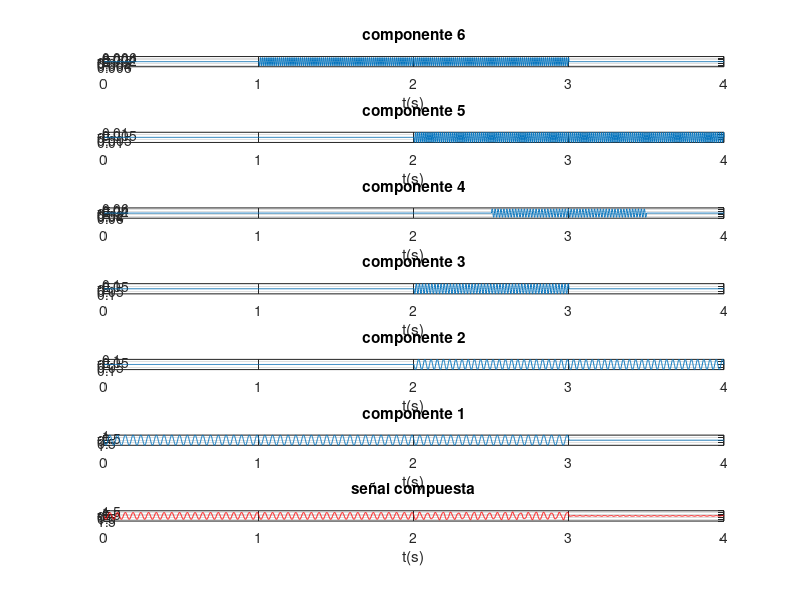
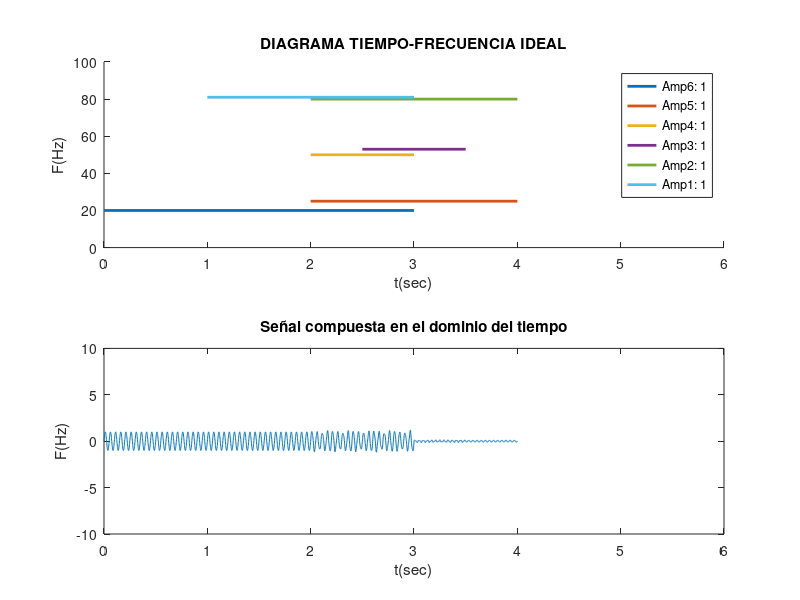

Recreate these plots in MATLAB, in order. (Note: this script raises an error after producing the figures.)
%% PRÁCTICA 13.3. Análisis tiempo‑frecuencia completo de una señal multicomponente

clc, close all, clear all
 
%% 1. Recepción de datos (frecuencia, amplitudes y duraciones) de todas las componentes:
% Los datos siguientes solo deben ser reemplazados según se desee introducir problemas de:
% - Resolución en frecuencia: tonos muy juntos
% - Detección: componentes muy pequeñas relativas a la mayor de 1.
 
% %1.1 Frecuencias de las componentes (ordenadas de menor a mayor):
%f1=20; f2=30; f3=50; f4=60; f5=80; f6=90;
f1=20; f2=25; f3=50; f4=53; f5=80; f6=81;
% % 1.2 Amplitudes:
%a1=1; a2=1; a3=1; a4=1; a5=1; a6=1;
a1= 1; a2= 0.1; a3= 0.1; a4= 0.05; a5= 0.01; a6=0.005;

 
% 1.3 Duraciones de las componentes:
t1=[0 3]; t2=[2 4]; t3=[2 3]; t4=[2.5 3.5]; t5=[2 4]; t6=[1 3];
%% 2. Generación de la señal compuesta (suma de todas las componentes):
Fs=10*f6; % Fs respecto de la f5 que es la más exigente 
Ts=1/Fs;
duracion = 4; % es el tiempo máximo que ocupan las componentes
t=0:Ts:duracion;
%% MÉTODO 2: aprovechando las ventajas de programación de Matlab,
% se realiza el método anterior pero ahora de manera compacta:
% Primeramente se generan cada una de las componentes en todo el intervalo (4 segundos):
comp1=a1*sin(2*pi*f1*t);
comp2=a2*sin(2*pi*f2*t);
comp3=a3*sin(2*pi*f3*t);
comp4=a4*sin(2*pi*f4*t);
comp5=a5*sin(2*pi*f5*t);
comp6=a6*sin(2*pi*f6*t);

% Se llena de ceros las componentes en los intervalos donde no existen pero se aprovecha
% las posibilidades de Matlab:
comp1=(t<=3).*(comp1);
comp2=((t>=2)&(t<=4)).*(comp2);
comp3=((t>2) & (t<=3)).*(comp3);
comp4=((t>=2.5)&(t<=3.5)).*(comp4);
comp5=((t>=2)&(t<=4)).*(comp5);
comp6=((t>=1)&(t<=3)).*(comp6);
 
% Presentación de las componentes en forma ascendentes tal como es el
% diagrama TF ideal:
figure
subplot(7,1,1);plot(t,comp6);title('componente 6'); xlabel('t(s)');grid on;
subplot(7,1,2);plot(t,comp5);title('componente 5'); xlabel('t(s)');grid on;
subplot(7,1,3);plot(t,comp4);title('componente 4'); xlabel('t(s)');grid on;
subplot(7,1,4);plot(t,comp3);title('componente 3'); xlabel('t(s)');grid on;
subplot(7,1,5);plot(t,comp2);title('componente 2'); xlabel('t(s)');grid on;
subplot(7,1,6);plot(t,comp1);title('componente 1'); xlabel('t(s)');grid on;

% Una vez generadas las componentes, las sumamos para obtener la señal compuesta:
yt1 = comp1+comp2+comp3+comp4+comp5+comp6;
subplot(7,1,7);plot(t,yt1,'r');title('señal compuesta'); xlabel('t(s)');grid on;
 
% Visualización del TF ideal en conjunto con la señal compuesta obtenida de
% manera que se vea la existencia de una o varias componentes según los intervalos  
figure
subplot(2,1,1);
hold on
plot (t1,[f1 f1],'linewidth',2)
plot (t2,[f2 f2],'linewidth',2)
plot (t3,[f3 f3],'linewidth',2)
plot (t4,[f4 f4],'linewidth',2)
plot (t5,[f5 f5],'linewidth',2)
plot (t6,[f6 f6],'linewidth',2)
title('DIAGRAMA TIEMPO-FRECUENCIA IDEAL')
xlabel('t(sec)')
ylabel('F(Hz)')
axis([0 6 0 100])
%legend('Amp6: 1','Amp5: 0.01','Amp4: 0.001','Amp3: 0.001','Amp2: 0.01','Amp1: 1')
legend('Amp6: 1','Amp5: 1','Amp4: 1','Amp3: 1','Amp2: 1','Amp1: 1')

subplot(2,1,2);
plot(t,yt1);
title('Señal compuesta en el dominio del tiempo');
xlabel('t(sec)');
ylabel('F(Hz)');
axis([0 6 -10 10]) % mismos limites horizontales que el TF ideal para observar correspondencias
xn = yt1;

%% 2. ANÁLISIS EN FRECUENCIA:
N=length(xn); % numero de muestras de la señal discretizada
FACTOR = 1024;
nFFT=2^(ceil(log2(N)))*FACTOR;
f=linspace(0,Fs,nFFT);
%% 2.1 Periodograma Modificado con BH4T:
window_2=blackmanharris(fix(length(xn)));
xn_enventanada_2 = window_2 .* xn';
PM2 = 20*log10(abs(fft(xn_enventanada_2,nFFT)));

%% 2.2 CORRELOGRAMA MODIFICADO
r1 =xcorr(xn); % CÁLCULO DE LA AUTOCORRELACIÓN
r1 = r1';
% Ventana:
ventana1=bartlett(2*N-1);
% Autocorrelación enventanada:
rw1 = r1.*ventana1;
% TOMAMOS SOLO LA PARTE POSITIVA DE LA AUTOCORRELACIÓN:
rw1=rw1(1:end); 
% APLICAMOS LA FFT A LA AUTOCORRELACIÓN ENVENTANADA:
N_r1=length(rw1);
nFFT_corr=2^(ceil(log2(N_r1)))*FACTOR;
Correlograma1 = abs(fft(rw1, nFFT_corr));
f_corr = linspace(0,Fs,nFFT_corr);

%% 2.3 METODO PARAMETRICO: AR
orden = 400;
[P_yulear,fb]=pyulear(xn,orden,nFFT,Fs);
figure
hold on
plot(f,PM2,'b');
plot(f_corr, 20*log10(Correlograma1),'r');
plot(fb, 20*log10(P_yulear),'k')
legend('PM-BH4T','Correlog. Bartlett','P. yulear orden 500')
title('Comparación de los mejores métodos de estimación espectral')
xlabel ('f(Hz)')
xlim([0 Fs/2]);% Xmin Xmax Ymin Ymax
grid minor

%% 3.1 ANÁLISIS EN T-F: el ESPECTROGRAMA
% Se emplea una ventana BH4T grande (20% -- señal / 5):
window_RF = blackmanharris(fix(length(xn)/5));
noverlap_RF=fix(length(window_RF)/2);
L_ventana_RF=length(window_RF);
FACTOR = 256;
nFFT_ventana_RF=2^(ceil(log2(L_ventana_RF)))*FACTOR;
%Uso de la función spectrogram SIN PARÁMETROS DE SALIDA:
figure
tic % Iniciar conteo para medición de carga computacional
spectrogram(xn,window_RF,noverlap_RF,nFFT_ventana_RF,Fs,'yaxis');
title('ESPECTROGRAMA SIN PARÁMETROS DE SALIDA');
axis([0 4 0 100])
toc  % Finalizar conteo para medición de carga computacional
